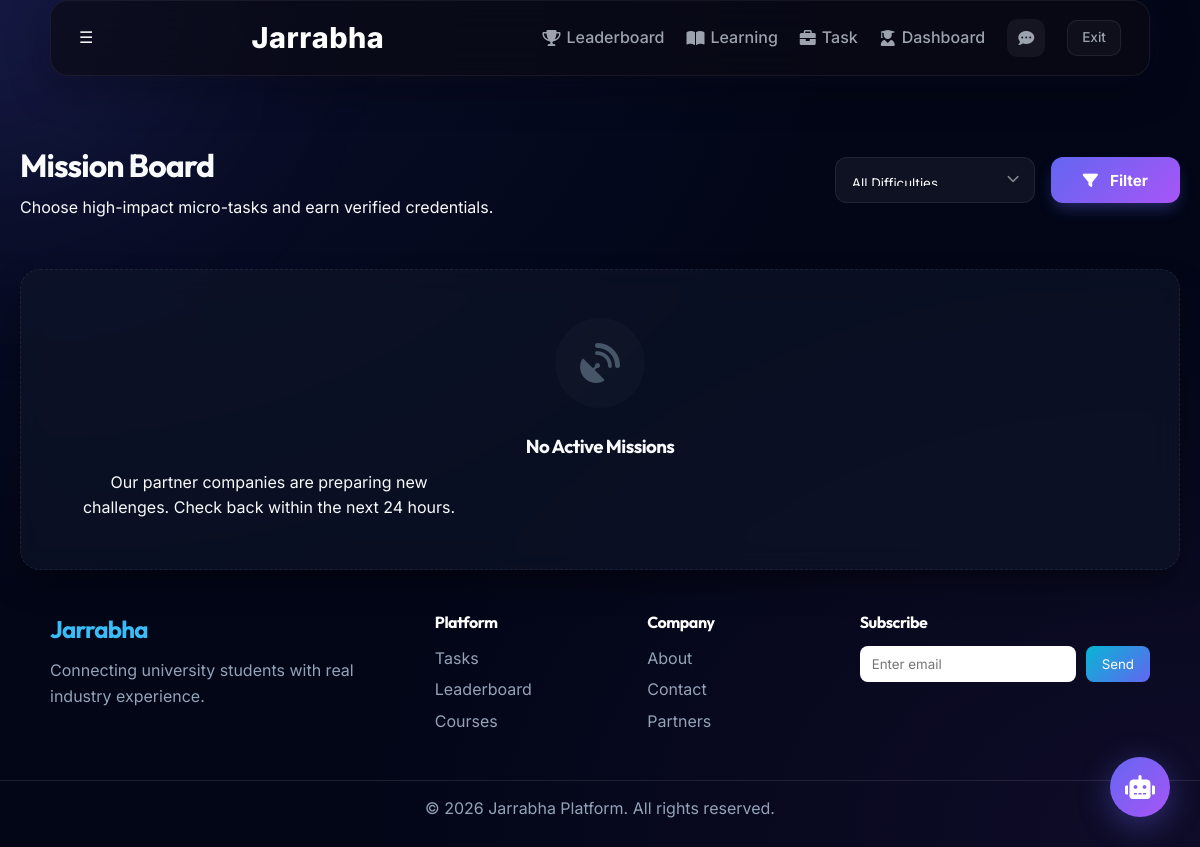
The page /student/tasks (signed in) on the database as committed earlier.
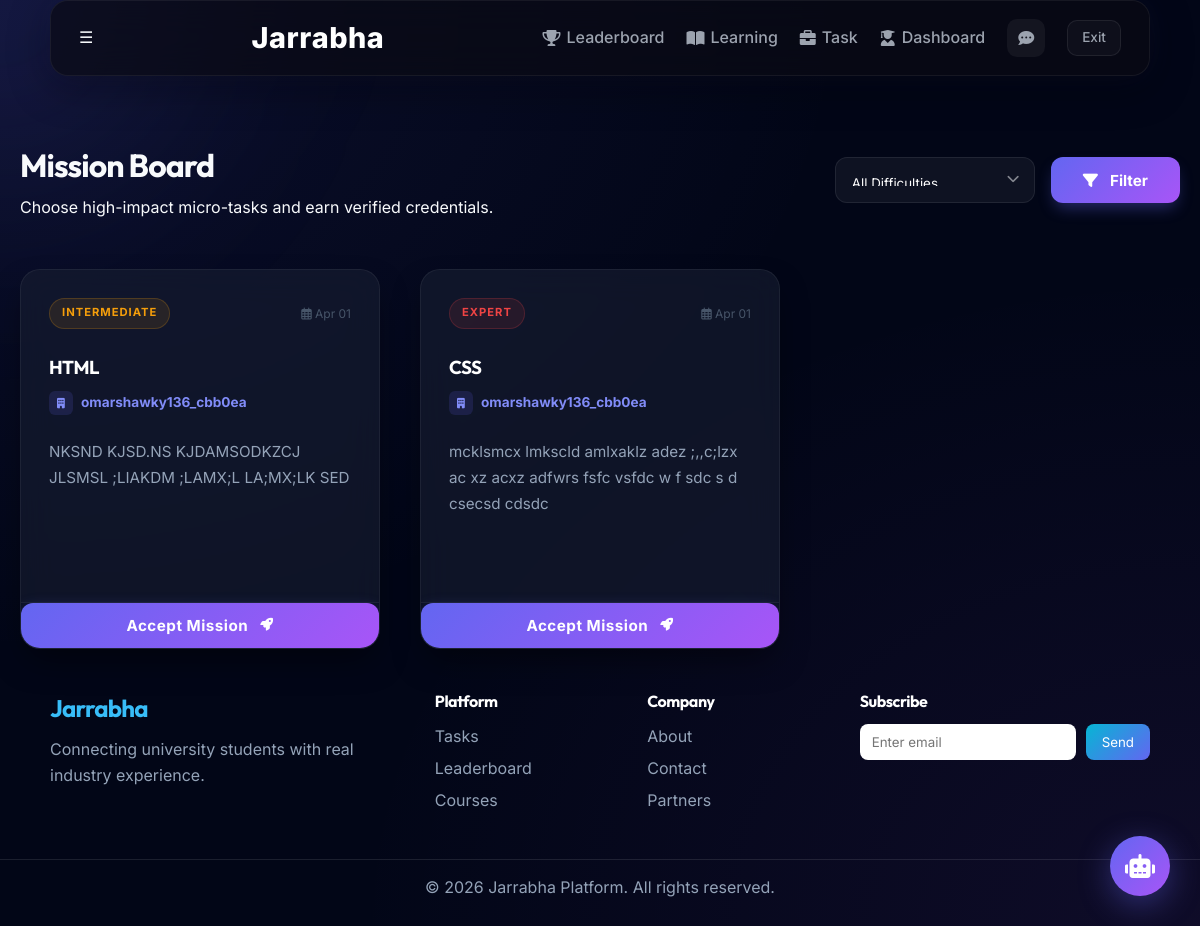
The same page on the database as committed later.
### app/models.py (models this page shows)
class Task(db.Model):
    id = db.Column(db.Integer, primary_key=True)
    company_id = db.Column(db.Integer, db.ForeignKey('user.id'), nullable=False)
    title = db.Column(db.String(200), nullable=False)
    description = db.Column(db.Text, nullable=False)
    difficulty = db.Column(db.String(50), nullable=False) # Easy, Medium, Hard
    status = db.Column(db.String(50), default='Open') # Open, In Progress, Completed, Closed
    created_at = db.Column(db.DateTime, default=datetime.utcnow)
    submissions = db.relationship('Submission', backref='task', lazy=True)
    messages = db.relationship('Message', backref='task', lazy=True)
    comments = db.relationship('Comment', backref='task', lazy=True)
    likes = db.relationship('Like', backref='task', lazy=True)

class User(UserMixin, db.Model):
    id = db.Column(db.Integer, primary_key=True)
    username = db.Column(db.String(150), unique=True, nullable=False)
    email = db.Column(db.String(150), unique=True, nullable=False)
    password = db.Column(db.String(256), nullable=False)
    role = db.Column(db.String(50), nullable=False) # 'student', 'company', or 'admin'
    status = db.Column(db.String(50), default='Approved') # 'Pending', 'Approved', 'Rejected'
    created_at = db.Column(db.DateTime, default=datetime.utcnow)
    profile = db.relationship('Profile', backref='user', uselist=False)
    tasks = db.relationship('Task', backref='company', lazy=True, foreign_keys='Task.company_id')
    submissions = db.relationship('Submission', backref='student', lazy=True, foreign_keys='Submission.student_id')
    sent_messages = db.relationship('Message', backref='sender', lazy='dynamic', foreign_keys='Message.sender_id')
    received_messages = db.relationship('Message', backref='receiver', lazy='dynamic', foreign_keys='Message.receiver_id')
    notifications = db.relationship('Notification', backref='user', lazy=True)
    certificates = db.relationship('Certificate', backref='student', lazy=True)

### app/routes/student.py (the view)
@student_bp.route('/tasks')
@login_required
@student_required
def browse_tasks():
    my_sub_task_ids = [sub.task_id for sub in current_user.submissions]
    available_tasks = Task.query.filter(Task.status == 'Open').filter(~Task.id.in_(my_sub_task_ids) if my_sub_task_ids else True).all()
    return render_template('student/tasks.html', tasks=available_tasks)

### app/routes/student.py (called while the page is built)
def student_required(func):
    from functools import wraps
    @wraps(func)
    def decorated_view(*args, **kwargs):
        if current_user.role != 'student':
            flash('Access denied. Students only.', 'danger')
            return redirect(url_for('main.index'))
        return func(*args, **kwargs)
    return decorated_view

### app/templates/student/tasks.html (shortened to what the changed rows need)
{% extends "base.html" %}
{% block content %}
<div class="animate-fade-in-up">
    <div class="d-flex justify-between align-center mb-6">
        <div>
            <h1 class="h2 mb-1">Mission Board</h1>
        </div>
    </div>
    <div class="dashboard-grid" style="grid-template-columns: repeat(auto-fill, minmax(360px, 1fr)); gap: 2.5rem;">
        {% for task in tasks %}
        <div class="glass-panel p-0 reveal hover-lift" style="overflow: hidden; display: flex; flex-direction: column; border: 1px solid var(--glass-border); min-height: 380px;">
            <div style="padding: 1.75rem; background: rgba(255,255,255,0.02); border-bottom: 1px solid rgba(255,255,255,0.05); flex: 1;">
                <div class="d-flex justify-between align-center mb-4">
                    <span class="badge" style="
                        background: {{ 'rgba(16, 185, 129, 0.1)' if task.difficulty == 'Beginner' else 'rgba(245, 158, 11, 0.1)' if task.difficulty == 'Intermediate' else 'rgba(239, 68, 68, 0.1)' }};
                        color: {{ 'var(--accent)' if task.difficulty == 'Beginner' else 'var(--warning)' if task.difficulty == 'Intermediate' else 'var(--error)' }};
                        border: 1px solid {{ 'rgba(16, 185, 129, 0.2)' if task.difficulty == 'Beginner' else 'rgba(245, 158, 11, 0.2)' if task.difficulty == 'Intermediate' else 'rgba(239, 68, 68, 0.2)' }};
                        font-size: 0.7rem; text-transform: uppercase; letter-spacing: 1px;">
                        {{ task.difficulty }}
                    </span>
                    <div style="font-size: 0.75rem; color: var(--text-subtle);">
                        <i class="far fa-calendar-alt me-1"></i> {{ task.created_at.strftime('%b %d') }}
                    </div>
                </div>
                <h3 class="h4 mb-2" style="font-weight: 700; color: white;">{{ task.title }}</h3>
                <div class="d-flex align-center gap-2 mb-4" style="font-size: 0.85rem; color: var(--primary-light);">
                    <div style="width: 24px; height: 24px; background: rgba(99, 102, 241, 0.15); border-radius: 6px; display: flex; align-items: center; justify-content: center; font-size: 0.65rem;">
                        <i class="fas fa-building"></i>
                    </div>
                    <strong>{{ task.company.username }}</strong>
                </div>
                <p style="color: var(--text-muted); font-size: 0.95rem; line-height: 1.7; display: -webkit-box; -webkit-line-clamp: 3; -webkit-box-orient: vertical; overflow: hidden;">
                    {{ task.description }}
                </p>
            </div>
            <div class="p-4 bg-transparent border-top" style="border-color: rgba(255,255,255,0.05);">
                <form method="POST" action="{{ url_for('student.start_task', task_id=task.id) }}">
                    <button type="submit" class="btn btn-primary w-100" style="padding: 0.8rem; border-radius: 12px; font-weight: 700; letter-spacing: 0.5px; box-shadow: 0 5px 15px rgba(99, 102, 241, 0.3);">
                        Accept Mission <i class="fas fa-rocket ms-2" style="font-size: 0.8rem;"></i>
                    </button>
                </form>
            </div>
        </div>
        {% else %}
        <div class="glass-panel text-center bg-transparent py-xl reveal" style="grid-column: 1 / -1; border-style: dashed;">
            <div style="width: 90px; height: 90px; background: rgba(255,255,255,0.02); border-radius: 50%; display: flex; align-items: center; justify-content: center; margin: 0 auto 1.5rem; color: var(--text-subtle);">
                <i class="fas fa-satellite-dish" style="font-size: 2.5rem;"></i>
            </div>
            <h3 class="h4 mb-2">No Active Missions</h3>
            <p class="text-muted mx-auto" style="max-width: 400px;">Our partner companies are preparing new challenges. Check back within the next 24 hours.</p>
        </div>
        {% endfor %}
    </div>
</div>
{% endblock %}

Rows that differ between the two databases and show on the page:
added Task: difficulty "INTERMEDIATE", created_at "Apr 01", title "HTML", company.username "omarshawky136_cbb0ea", description "NKSND KJSD.NS KJDAMSODKZCJ JLSMSL ;LIAKDM ;LAMX;L LA;MX;LK SED"
added Task: difficulty "EXPERT", created_at "Apr 01", title "CSS", company.username "omarshawky136_cbb0ea", description "mcklsmcx lmkscld amlxaklz adez ;,,c;lzx ac xz acxz adfwrs fsfc vsfdc w f sdc s d csecsd cdsdc"
Other text that changed with them:
text no longer shown: "No Active Missions Our partner companies are preparing new challenges. Check back within the next 24 hours."
